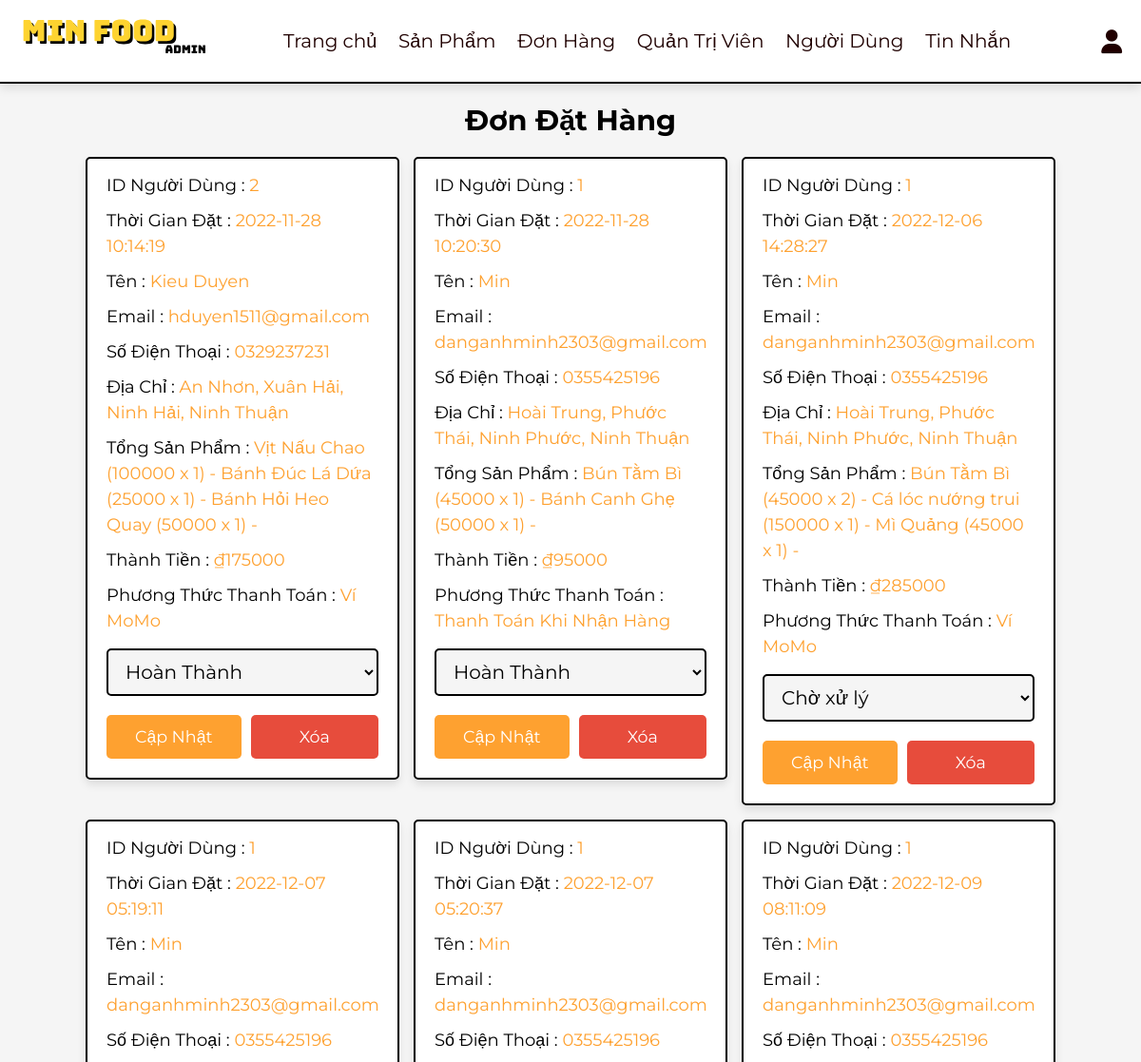
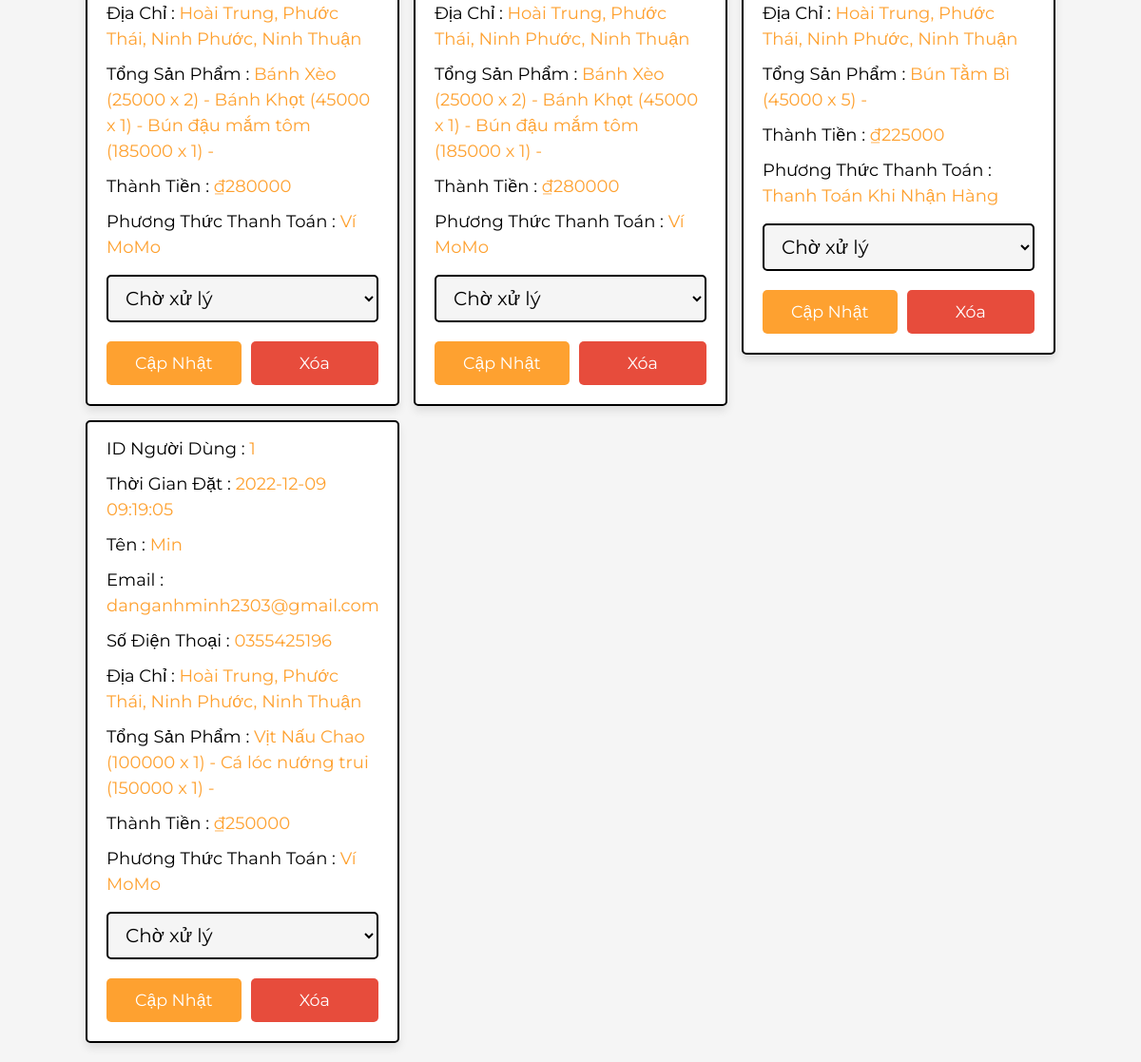
The page /admin/placed_orders.php (signed in) on the database its author committed (2 pictures, top to bottom).
### tables this page shows
CREATE TABLE `orders` (
  `id` int(100) NOT NULL,
  `user_id` int(100) NOT NULL,
  `name` varchar(20) NOT NULL,
  `number` varchar(10) NOT NULL,
  `email` varchar(50) NOT NULL,
  `method` varchar(50) NOT NULL,
  `address` varchar(500) NOT NULL,
  `total_products` varchar(1000) NOT NULL,
  `total_price` int(100) NOT NULL,
  `placed_on` timestamp NOT NULL DEFAULT current_timestamp(),
  `payment_status` varchar(20) NOT NULL DEFAULT 'Chờ xử lý'
);

### admin/placed_orders.php (the view, shortened to what this page needs)
<?php
include '../components/connect.php';
?>
<!DOCTYPE html>
<html lang="en">
<head>
   <link rel="stylesheet" href="https://cdnjs.cloudflare.com/ajax/libs/font-awesome/6.1.1/css/all.min.css">
   <link rel="stylesheet" href="../css/admin_style.css">
</head>
<body>
<?php include '../components/admin_header.php' ?>
<section class="placed-orders">
   <h1 class="heading">Đơn Đặt Hàng</h1>
   <div class="box-container">
   <?php
      $select_orders = $conn->prepare("SELECT * FROM `orders`");
      $select_orders->execute();
      if($select_orders->rowCount() > 0){
         while($fetch_orders = $select_orders->fetch(PDO::FETCH_ASSOC)){
   ?>
   <div class="box">
      <p> ID Người Dùng : <span><?= $fetch_orders['user_id']; ?></span> </p>
      <p> Thời Gian Đặt : <span><?= $fetch_orders['placed_on']; ?></span> </p>
      <p> Tên : <span><?= $fetch_orders['name']; ?></span> </p>
      <p> Email : <span><?= $fetch_orders['email']; ?></span> </p>
      <p> Số Điện Thoại : <span><?= $fetch_orders['number']; ?></span> </p>
      <p> Địa Chỉ : <span><?= $fetch_orders['address']; ?></span> </p>
      <p> Tổng Sản Phẩm : <span><?= $fetch_orders['total_products']; ?></span> </p>
      <p> Thành Tiền : <span>₫<?= $fetch_orders['total_price']; ?></span> </p>
      <p> Phương Thức Thanh Toán : <span><?= $fetch_orders['method']; ?></span> </p>
      <form action="" method="POST">
         <select name="payment_status" class="drop-down">
            <option value="" selected disabled><?= $fetch_orders['payment_status']; ?></option>
         </select>
         <div class="flex-btn">
            <input type="submit" value="Cập Nhật" class="btn" name="update_payment">
            <a href="placed_orders.php?delete=<?= $fetch_orders['id']; ?>" class="delete-btn" onclick="return confirm('Bạn có muốn xóa đơn đặt hàng không?');">Xóa</a>
         </div>
      </form>
   </div>
   <?php
      }
   }else{
      echo '<p class="empty">Chưa Có Đơn Đặt Hàng Nào Được Đặt!</p>';
   }
   ?>
   </div>
</section>
</body>
</html>

### css/admin_style.css (style rules this page uses)
:root { --main-color:#fea130; --red:#e74c3c; --orange:#f39c12; --black:#000000; --white:#fff; --light-bg:#f5f5f5; --light-color:#200000 ; --border:.2rem solid var(--black); --box-shadow:0 .5rem 1rem rgba(0,0,0,.1); }
* { font-family: 'Montserrat', sans-serif; margin:0; padding:0; box-sizing: border-box; text-decoration: none; outline: none; border:none; }
html { font-size: 62.5%; overflow-x: hidden; }
body { background-color: var(--light-bg); }
section { max-width: 1200px; margin:0 auto; padding:2rem; }
.btn, .delete-btn, .option-btn { display: block; margin-top: 1rem; border-radius: .5rem; cursor: pointer; width: 100%; font-size: 1.75rem; color:var(--white); padding:1.2rem 3rem; text-transform: capitalize; text-align: center; }
.btn { background-color: var(--main-color); }
.delete-btn { background-color: var(--red); }
.flex-btn { display: flex; gap:1rem; }
.heading { text-align: center; margin-bottom: 2rem; text-transform: capitalize; color:var(--black); font-size: 3rem; }
.placed-orders .box-container { display: grid; grid-template-columns: repeat(auto-fit, 33rem); gap:1.5rem; justify-content: center; align-items: flex-start; }
.placed-orders .box-container .box { background-color: var(--white); border-radius: .5rem; box-shadow: var(--box-shadow); border:var(--border); padding:2rem; padding-top: 1rem; }
.placed-orders .box-container .box p { padding: .5rem 0; line-height: 1.5; font-size: 1.8rem; color:var(--black); }
.placed-orders .box-container .box p span { color:var(--main-color); }
.placed-orders .box-container .box .drop-down { width: 100%; margin:1rem 0; background-color: var(--light-bg); padding:1rem 1.4rem; font-size: 2rem; color:var(--black); border:var(--border); border-radius: .5rem; }

### rows shown on the page
orders: user "2", placed_on "2022-11-28 10:14:19", name "Kieu Duyen", email "hduyen1511@gmail.com", number "0329237231", address "An Nhơn, Xuân Hải, Ninh Hải, Ninh Thuận", total_products "Vịt Nấu Chao (100000 x 1) - Bánh Đúc Lá Dứa (25000 x 1) - Bánh Hỏi Heo Quay (50000 x 1) -", total_price "175000", method "Ví MoMo", payment_status "Hoàn Thành"
orders: user "1", placed_on "2022-11-28 10:20:30", name "Min", email "danganhminh2303@gmail.com", number "0355425196", address "Hoài Trung, Phước Thái, Ninh Phước, Ninh Thuận", total_products "Bún Tằm Bì (45000 x 1) - Bánh Canh Ghẹ (50000 x 1) -", total_price "95000", method "Thanh Toán Khi Nhận Hàng", payment_status "Hoàn Thành"
orders: user "1", placed_on "2022-12-06 14:28:27", name "Min", email "danganhminh2303@gmail.com", number "0355425196", address "Hoài Trung, Phước Thái, Ninh Phước, Ninh Thuận", total_products "Bún Tằm Bì (45000 x 2) - Cá lóc nướng trui (150000 x 1) - Mì Quảng (45000 x 1) -", total_price "285000", method "Ví MoMo", payment_status "Chờ xử lý"
orders: user "1", placed_on "2022-12-07 05:19:11", name "Min", email "danganhminh2303@gmail.com", number "0355425196", address "Hoài Trung, Phước Thái, Ninh Phước, Ninh Thuận", total_products "Bánh Xèo (25000 x 2) - Bánh Khọt (45000 x 1) - Bún đậu mắm tôm (185000 x 1) -", total_price "280000", method "Ví MoMo", payment_status "Chờ xử lý"
orders: user "1", placed_on "2022-12-07 05:20:37", name "Min", email "danganhminh2303@gmail.com", number "0355425196", address "Hoài Trung, Phước Thái, Ninh Phước, Ninh Thuận", total_products "Bánh Xèo (25000 x 2) - Bánh Khọt (45000 x 1) - Bún đậu mắm tôm (185000 x 1) -", total_price "280000", method "Ví MoMo", payment_status "Chờ xử lý"
orders: user "1", placed_on "2022-12-09 08:11:09", name "Min", email "danganhminh2303@gmail.com", number "0355425196", address "Hoài Trung, Phước Thái, Ninh Phước, Ninh Thuận", total_products "Bún Tằm Bì (45000 x 5) -", total_price "225000", method "Thanh Toán Khi Nhận Hàng", payment_status "Chờ xử lý"
orders: user "1", placed_on "2022-12-09 09:19:05", name "Min", email "danganhminh2303@gmail.com", number "0355425196", address "Hoài Trung, Phước Thái, Ninh Phước, Ninh Thuận", total_products "Vịt Nấu Chao (100000 x 1) - Cá lóc nướng trui (150000 x 1) -", total_price "250000", method "Ví MoMo", payment_status "Chờ xử lý"
